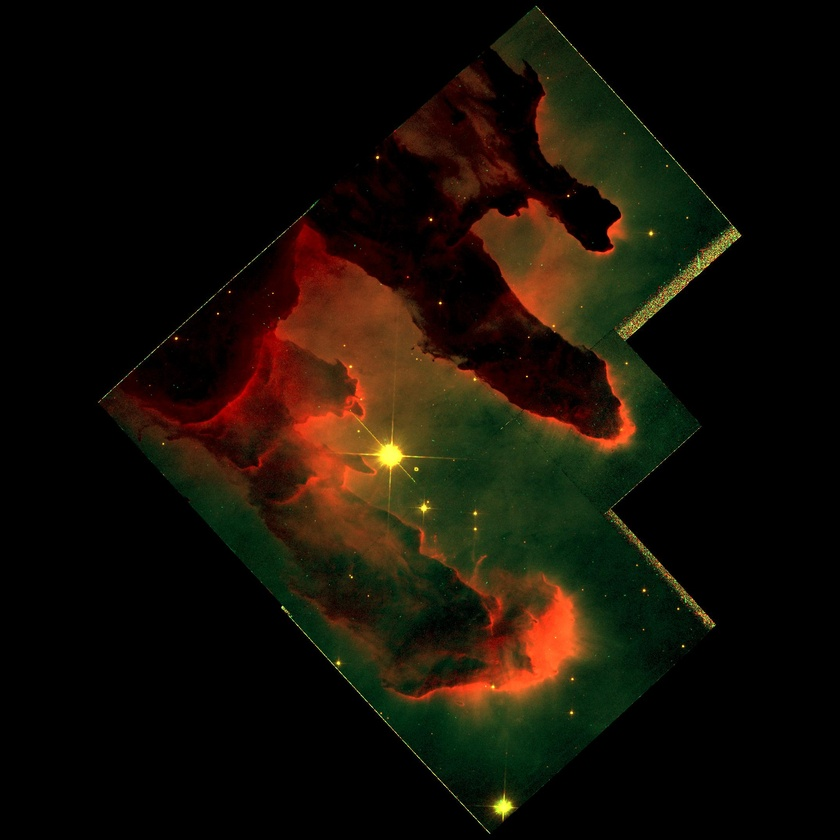
%> input picture Output/combined.jpg, 840 x 840 px, shrunk from 2150 x 2150 before the run
$ octave crop.m   (GNU Octave 9; MATLAB toolbox functions it lacks are replaced by stand-ins)
%> lines starting %> are read from the running program, lines starting %| are printed output that depends on the picture; in (x1, y1, x2, y2) boxes, pixels count from 0 and x2, y2 are one past the last pixel; in counts of white or black regions, pixels touching at a corner belong together; the program's own positions count from 1
img = imread('combined.jpg'); % read image and convert it to double in range [0..1]
%> img is the input picture: size 840x840x3 uint8; mean R, G, B 21.4, 15.2, 6.1


gray = rgb2gray(img);
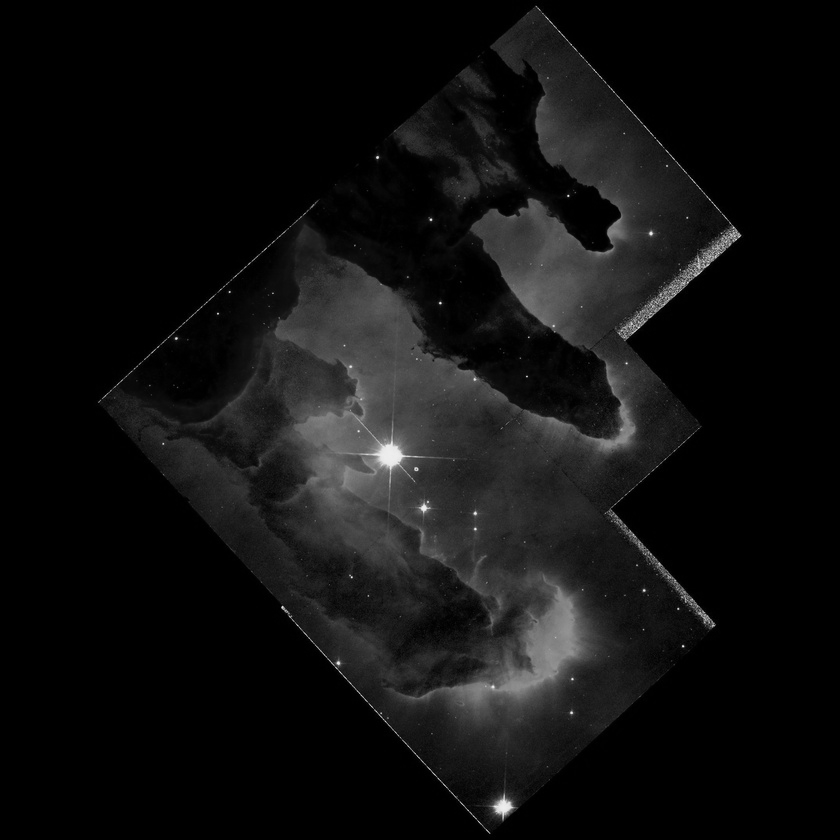
%> gray: size 840x840 uint8; min 0, max 239, mean 16

%BW = gray > 0;
%figure,imshow(BW);
BW = edge(gray, 'prewitt');
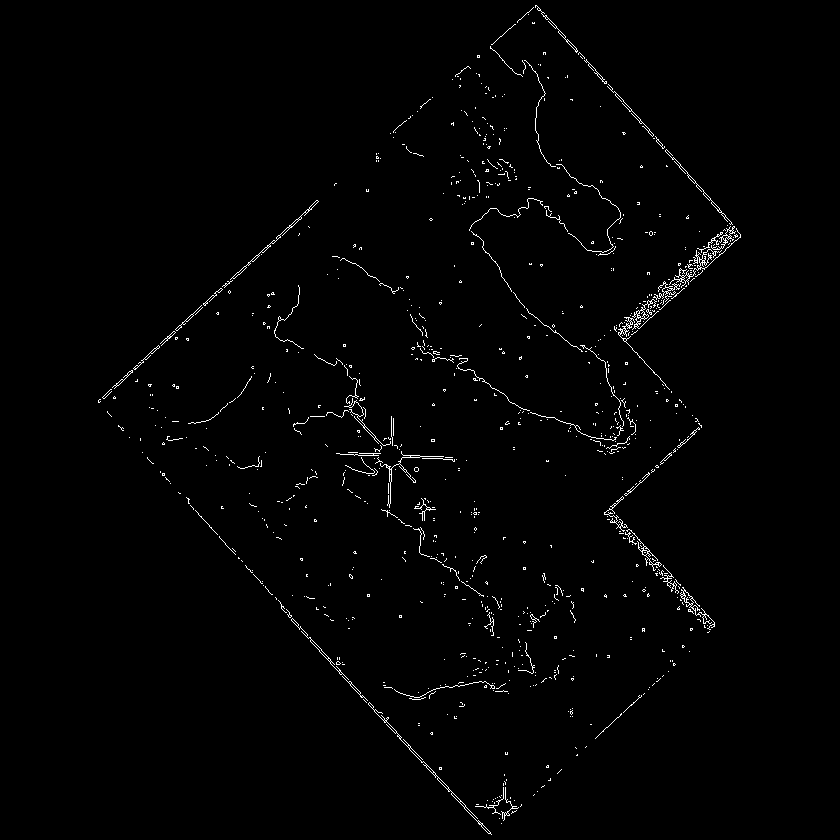
%> BW: size 840x840 logical; 1.2% white in thin lines or dots, all inside (x1, y1, x2, y2) = (98, 5, 741, 835)
[H,T,R] = hough(BW);
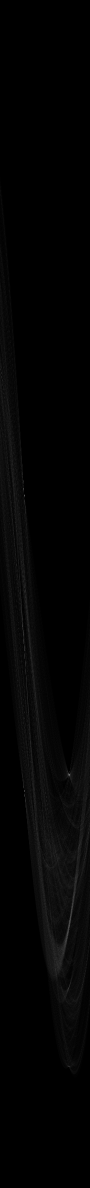
%> H: size 2375x180 double (shown at 1/2 size); min 0, max 221, mean 3.7
%> T = 180 values from -90 to 89; R = 2375 values from -1187 to 1187
figure,imshow(H,[],'XData',T,'YData',R,...
            'InitialMagnification','fit');
xlabel('\theta'), ylabel('\rho');
axis on, axis normal, hold on;
P  = houghpeaks(H,5,'threshold',ceil(0.3*max(H(:))));
%> P = [992 49; 1549 139; 1583 49; 1254 46; 1865 136]
x = T(P(:,2)); y = R(P(:,1));
%> after `x = T(P(:,2))`: x = [-42 48 -42 -45 45]
%> after `y = R(P(:,1))`: y = [-196 361 395 66 677]
plot(x,y,'s','color','white');
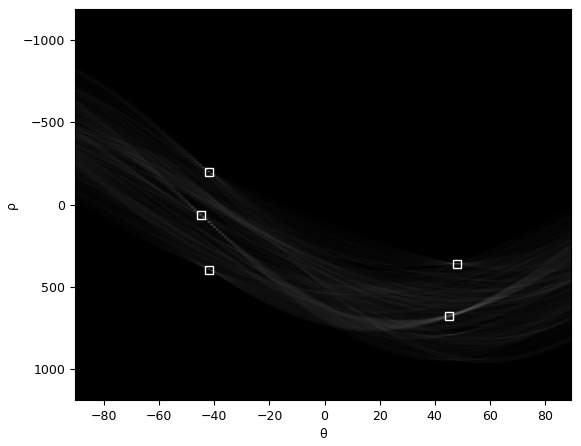
%> figure redrawn from the program's plot data
lines = houghlines(BW,T,R,P,'FillGap',5,'MinLength',7);
%> lines = 21 lines; longest, point1 to point2 (x, y): (622, 338) to (730, 229), (311, 207) to (198, 310), (290, 615) to (370, 703), (674, 158) to (726, 216), (606, 513) to (660, 567), (231, 550) to (272, 595)
figure, imshow(img), hold on
max_len = 0;
for k = 1:length(lines)
   xy = [lines(k).point1; lines(k).point2];
   plot(xy(:,1),xy(:,2),'LineWidth',2,'Color','green');

   % Plot beginnings and ends of lines
   plot(xy(1,1),xy(1,2),'x','LineWidth',2,'Color','yellow');
   plot(xy(2,1),xy(2,2),'x','LineWidth',2,'Color','red');

   % Determine the endpoints of the longest line segment
   len = norm(lines(k).point1 - lines(k).point2);
   if ( len > max_len)
      max_len = len;
      xy_long = xy;
   end
end
%> this loop made 21 passes
%> (len, max_len, xy_long) on passes 1, 2, 3, 4, 10, 21: (13.45, 13.45, [161 472; 170 482]), (47.42, 47.42, [194 509; 226 544]), (60.88, 60.88, [231 550; 272 595]), (118.9, 118.9, [290 615; 370 703]), (152.9, 152.9, [311 207; 198 310]), (153.4, 153.4, [622 338; 730 229])
%> (xy, len) on passes 5, 6, 7, 8, 9, 11: ([374 708; 379 713], 7.07), ([420 760; 460 803], 58.73), ([465 69; 453 80], 16.28), ([433 98; 426 104], 9.22), ([413 116; 406 122], 9.22), ([183 323; 178 328], 7.07)
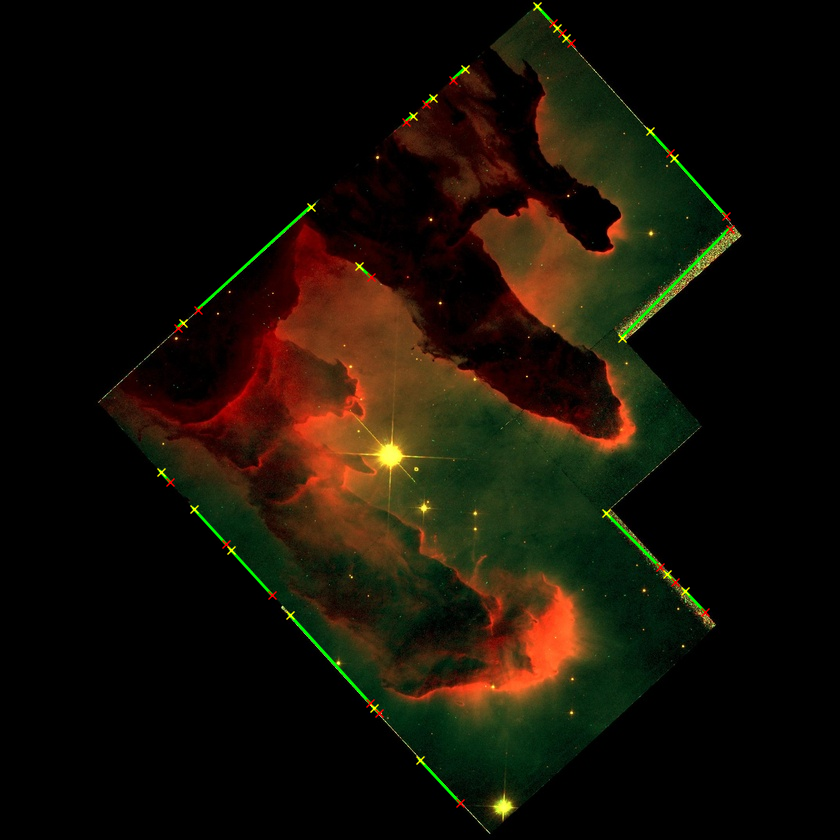
%> figure redrawn from the program's plot data

% [12 lines of commented-out code are left out]
